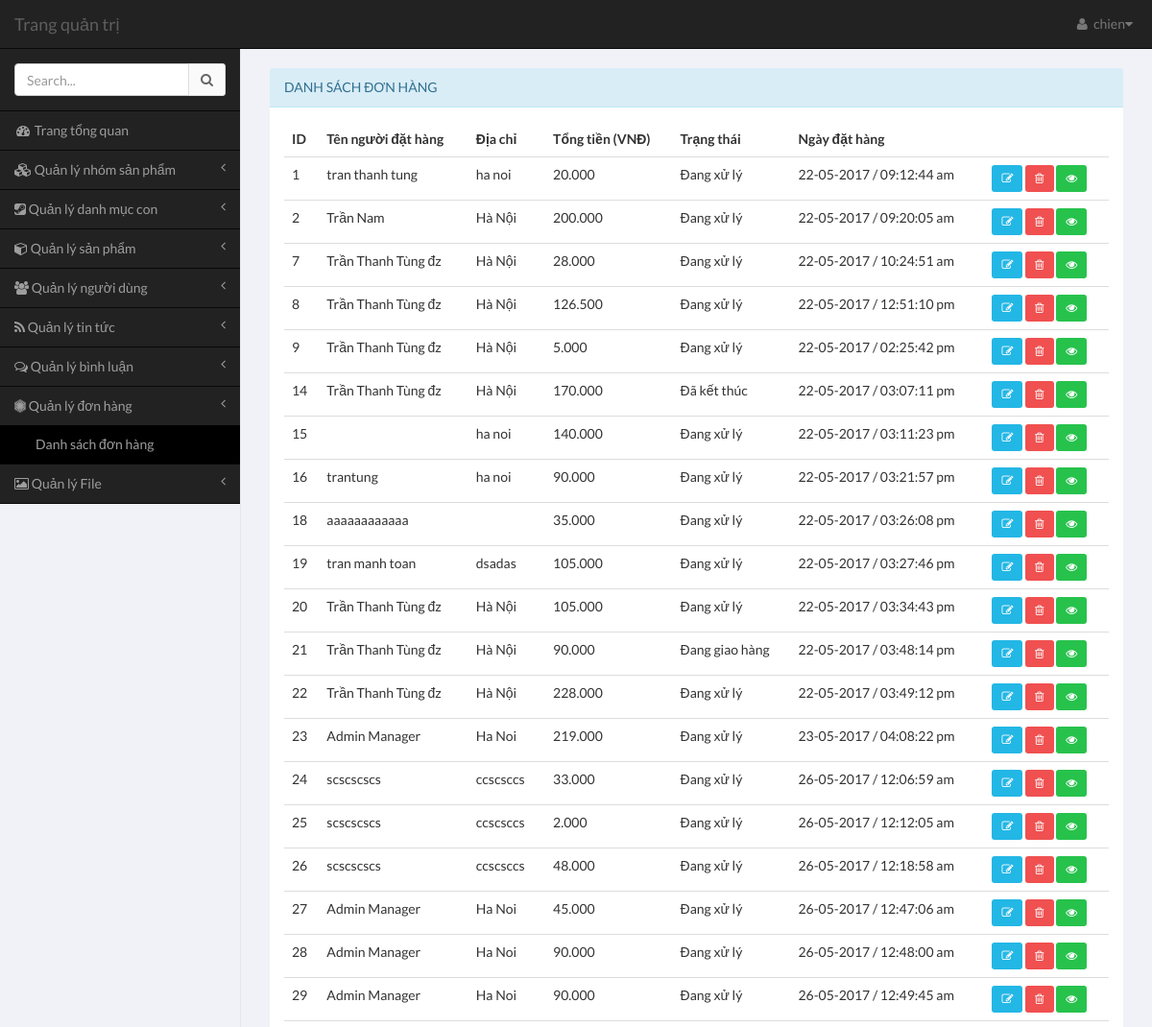
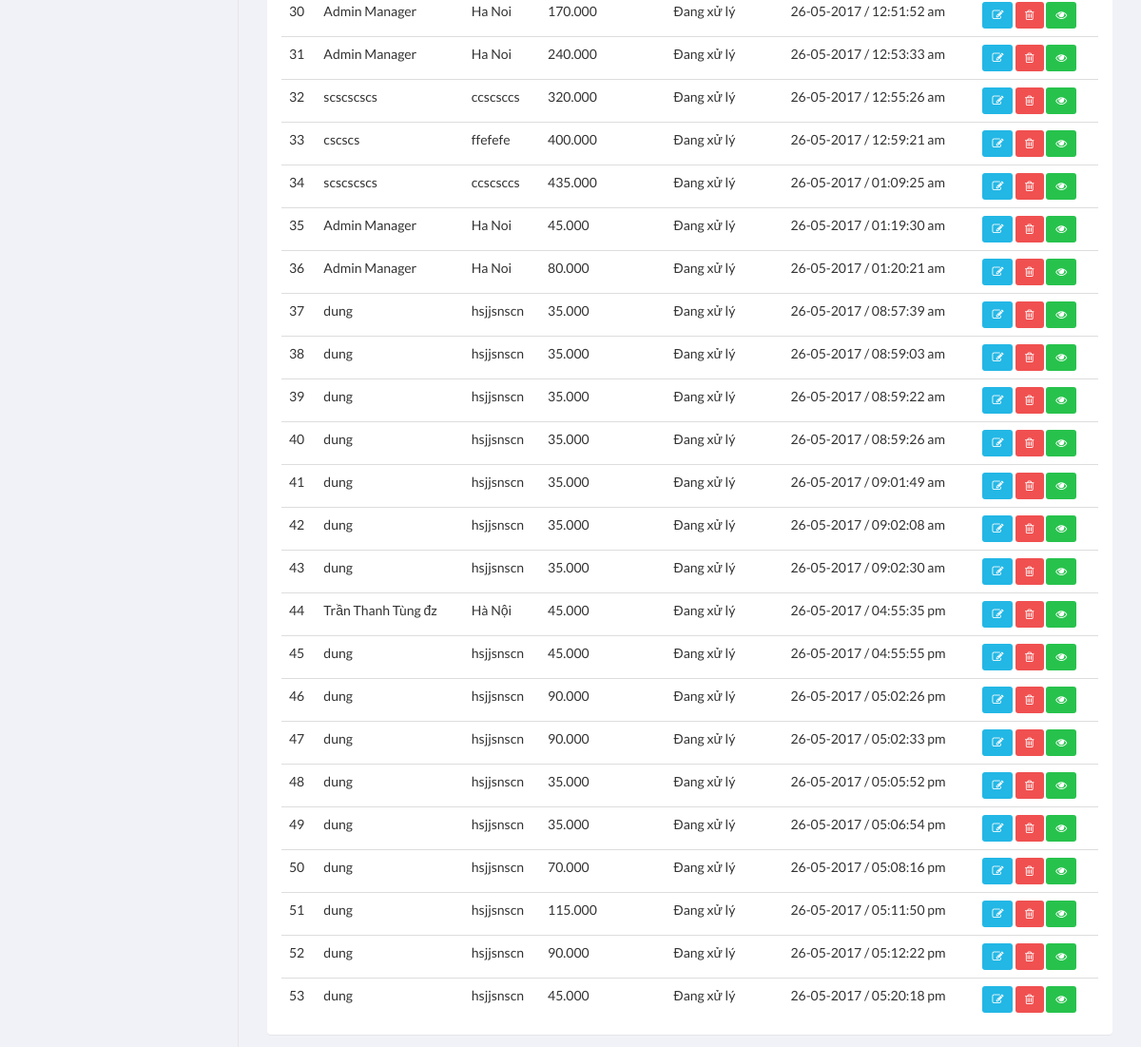
The page /c1603m/admin/pages/index.php?module=order&action=list (signed in) on the database its author committed (2 pictures, top to bottom).
### tables this page shows
CREATE TABLE `order` (
  `id` int(11) NOT NULL,
  `customer_id` int(11) NOT NULL,
  `total_amount` int(11) DEFAULT '0',
  `status` tinyint(1) DEFAULT NULL,
  `note` varchar(255) DEFAULT NULL,
  `created_date` int(11) DEFAULT NULL
);

CREATE TABLE `user` (
  `user_id` int(11) NOT NULL,
  `username` varchar(100) NOT NULL,
  `password` varchar(64) NOT NULL,
  `email` varchar(100) NOT NULL,
  `full_name` varchar(100) DEFAULT NULL,
  `phone` varchar(100) DEFAULT NULL,
  `address` varchar(255) DEFAULT NULL,
  `role` tinyint(4) NOT NULL DEFAULT '1'
);

### c1603m/admin/pages/modules/order/list.php (the view)
<?php
$sql = "SELECT o.id,u.full_name,u.address,o.total_amount,o.status,o.created_date FROM `order` AS `o` INNER JOIN user AS u ON o.customer_id = u.user_id" ;
$res = mysqli_query($mysqli,$sql);
	 if ($res && mysqli_num_rows($res)) {
		while ($row = mysqli_fetch_assoc($res)) {
			$data[] = $row;
		}
	}
	$orders = $data;
 ?>
 <div class="row" >
		<div class=" col-xs-12">
			<section class="panel panel-info" style="margin-top: 20px;">
			                              <header class="panel-heading">
			                                  Danh sách đơn hàng
			                            </header>
			                            <div class="panel-body table-responsive">
			                                <table class="table table-hover">
			                                  <thead>
			                                    <tr>
			                                      <th>ID</th>
			                                      <th>Tên người đặt hàng</th>
			                                      <th>Địa chỉ</th>
			                                      <th>Tổng tiền (VNĐ)</th>
			                                      <th>Trạng thái</th>
			                                      <th>Ngày đặt hàng</th>
			                                      <th></th>
			                                  </tr>
			                              </thead>
			                              <tbody>
			                                <?php if($orders) :
			                                    foreach ($orders as $o) :
			                                ?>
			                                <tr>
			                                    <td><?php echo $o['id']; ?></td>
			                                    <td><?php echo $o['full_name']; ?></td>
			                                    <td><?php echo $o['address']; ?></td>
			                                    <td><?php echo number_format($o['total_amount'],0,' ','.') ?></td>
			                                    <?php if($o['status'] == 0){
			                                                  $st = 'Đang xử lý' ;
			                                                }else if($o['status'] == 1){
			                                                  $st ='Đang giao hàng' ;
			                                                }else {
			                                                	$st ='Đã kết thúc' ;
			                                                } ?>
			                                        <td><?php echo $st ?></td>
			                                    <td><?php echo date('d-m-Y / h:i:s a',$o['created_date']); ?></td>
			                                  <td>
				                                    <a href="<?php to('order','edit',$o['id']) ?>" type="button" class="btn btn-sm btn-info" title="Sửa">
						                                <i class="fa fa-pencil-square-o"></i>
						                            </a>
						                            <a href="<?php to('order','delete',$o['id']) ?>" title="Xóa" type="button" class="btn btn-sm btn-danger" onclick="return confirm('Bạn có chắc chắn muốn xóa? ')">
						                                <i class="fa fa-trash-o" ></i>
						                            </a>
						                            <a href="<?php to('order','view',$o['id']) ?>" type="button" class="btn btn-sm btn-success" title="Xem chi tiết">
						                                <i class="fa fa-eye" ></i>
						                           	</a>
			                                  </td>
			                              </tr>
			                                <?php endforeach; endif; ?>
			                                </tbody>
			                            </table>
			                            </div>
			                            </section>
		</div>
</div>

### rows shown on the page
order: id "1", user.full_name "tran thanh tung", user.address "ha noi", total_amount "20.000", status "Đang xử lý", created_date "22-05-2017 / 09:12:44 am"
order: id "2", user.full_name "Trần Nam", user.address "Hà Nội", total_amount "200.000", status "Đang xử lý", created_date "22-05-2017 / 09:20:05 am"
order: id "7", user.full_name "Trần Thanh Tùng đz", user.address "Hà Nội", total_amount "28.000", status "Đang xử lý", created_date "22-05-2017 / 10:24:51 am"
order: id "8", user.full_name "Trần Thanh Tùng đz", user.address "Hà Nội", total_amount "126.500", status "Đang xử lý", created_date "22-05-2017 / 12:51:10 pm"
order: id "9", user.full_name "Trần Thanh Tùng đz", user.address "Hà Nội", total_amount "5.000", status "Đang xử lý", created_date "22-05-2017 / 02:25:42 pm"
order: id "14", user.full_name "Trần Thanh Tùng đz", user.address "Hà Nội", total_amount "170.000", status "Đã kết thúc", created_date "22-05-2017 / 03:07:11 pm"
order: id "15", user.address "ha noi", total_amount "140.000", status "Đang xử lý", created_date "22-05-2017 / 03:11:23 pm"
order: id "16", user.full_name "trantung", user.address "ha noi", total_amount "90.000", status "Đang xử lý", created_date "22-05-2017 / 03:21:57 pm"
order: id "18", user.full_name "aaaaaaaaaaaa", total_amount "35.000", status "Đang xử lý", created_date "22-05-2017 / 03:26:08 pm"
order: id "19", user.full_name "tran manh toan", user.address "dsadas", total_amount "105.000", status "Đang xử lý", created_date "22-05-2017 / 03:27:46 pm"
order: id "20", user.full_name "Trần Thanh Tùng đz", user.address "Hà Nội", total_amount "105.000", status "Đang xử lý", created_date "22-05-2017 / 03:34:43 pm"
order: id "21", user.full_name "Trần Thanh Tùng đz", user.address "Hà Nội", total_amount "90.000", status "Đang giao hàng", created_date "22-05-2017 / 03:48:14 pm"
order: id "22", user.full_name "Trần Thanh Tùng đz", user.address "Hà Nội", total_amount "228.000", status "Đang xử lý", created_date "22-05-2017 / 03:49:12 pm"
order: id "23", user.full_name "Admin Manager", user.address "Ha Noi", total_amount "219.000", status "Đang xử lý", created_date "23-05-2017 / 04:08:22 pm"
order: id "24", user.full_name "scscscscs", user.address "ccscsccs", total_amount "33.000", status "Đang xử lý", created_date "26-05-2017 / 12:06:59 am"
order: id "25", user.full_name "scscscscs", user.address "ccscsccs", total_amount "2.000", status "Đang xử lý", created_date "26-05-2017 / 12:12:05 am"
order: id "26", user.full_name "scscscscs", user.address "ccscsccs", total_amount "48.000", status "Đang xử lý", created_date "26-05-2017 / 12:18:58 am"
order: id "27", user.full_name "Admin Manager", user.address "Ha Noi", total_amount "45.000", status "Đang xử lý", created_date "26-05-2017 / 12:47:06 am"
order: id "28", user.full_name "Admin Manager", user.address "Ha Noi", total_amount "90.000", status "Đang xử lý", created_date "26-05-2017 / 12:48:00 am"
order: id "29", user.full_name "Admin Manager", user.address "Ha Noi", total_amount "90.000", status "Đang xử lý", created_date "26-05-2017 / 12:49:45 am"
order: id "30", user.full_name "Admin Manager", user.address "Ha Noi", total_amount "170.000", status "Đang xử lý", created_date "26-05-2017 / 12:51:52 am"
order: id "31", user.full_name "Admin Manager", user.address "Ha Noi", total_amount "240.000", status "Đang xử lý", created_date "26-05-2017 / 12:53:33 am"
order: id "32", user.full_name "scscscscs", user.address "ccscsccs", total_amount "320.000", status "Đang xử lý", created_date "26-05-2017 / 12:55:26 am"
order: id "33", user.full_name "cscscs", user.address "ffefefe", total_amount "400.000", status "Đang xử lý", created_date "26-05-2017 / 12:59:21 am"
order: id "34", user.full_name "scscscscs", user.address "ccscsccs", total_amount "435.000", status "Đang xử lý", created_date "26-05-2017 / 01:09:25 am"
order: id "35", user.full_name "Admin Manager", user.address "Ha Noi", total_amount "45.000", status "Đang xử lý", created_date "26-05-2017 / 01:19:30 am"
order: id "36", user.full_name "Admin Manager", user.address "Ha Noi", total_amount "80.000", status "Đang xử lý", created_date "26-05-2017 / 01:20:21 am"
order: id "37", user.full_name "dung", user.address "hsjjsnscn", total_amount "35.000", status "Đang xử lý", created_date "26-05-2017 / 08:57:39 am"
order: id "38", user.full_name "dung", user.address "hsjjsnscn", total_amount "35.000", status "Đang xử lý", created_date "26-05-2017 / 08:59:03 am"
order: id "39", user.full_name "dung", user.address "hsjjsnscn", total_amount "35.000", status "Đang xử lý", created_date "26-05-2017 / 08:59:22 am"
order: id "40", user.full_name "dung", user.address "hsjjsnscn", total_amount "35.000", status "Đang xử lý", created_date "26-05-2017 / 08:59:26 am"
order: id "41", user.full_name "dung", user.address "hsjjsnscn", total_amount "35.000", status "Đang xử lý", created_date "26-05-2017 / 09:01:49 am"
order: id "42", user.full_name "dung", user.address "hsjjsnscn", total_amount "35.000", status "Đang xử lý", created_date "26-05-2017 / 09:02:08 am"
order: id "43", user.full_name "dung", user.address "hsjjsnscn", total_amount "35.000", status "Đang xử lý", created_date "26-05-2017 / 09:02:30 am"
order: id "44", user.full_name "Trần Thanh Tùng đz", user.address "Hà Nội", total_amount "45.000", status "Đang xử lý", created_date "26-05-2017 / 04:55:35 pm"
order: id "45", user.full_name "dung", user.address "hsjjsnscn", total_amount "45.000", status "Đang xử lý", created_date "26-05-2017 / 04:55:55 pm"
order: id "46", user.full_name "dung", user.address "hsjjsnscn", total_amount "90.000", status "Đang xử lý", created_date "26-05-2017 / 05:02:26 pm"
order: id "47", user.full_name "dung", user.address "hsjjsnscn", total_amount "90.000", status "Đang xử lý", created_date "26-05-2017 / 05:02:33 pm"
order: id "48", user.full_name "dung", user.address "hsjjsnscn", total_amount "35.000", status "Đang xử lý", created_date "26-05-2017 / 05:05:52 pm"
order: id "49", user.full_name "dung", user.address "hsjjsnscn", total_amount "35.000", status "Đang xử lý", created_date "26-05-2017 / 05:06:54 pm"
order: id "50", user.full_name "dung", user.address "hsjjsnscn", total_amount "70.000", status "Đang xử lý", created_date "26-05-2017 / 05:08:16 pm"
order: id "51", user.full_name "dung", user.address "hsjjsnscn", total_amount "115.000", status "Đang xử lý", created_date "26-05-2017 / 05:11:50 pm"
order: id "52", user.full_name "dung", user.address "hsjjsnscn", total_amount "90.000", status "Đang xử lý", created_date "26-05-2017 / 05:12:22 pm"
order: id "53", user.full_name "dung", user.address "hsjjsnscn", total_amount "45.000", status "Đang xử lý", created_date "26-05-2017 / 05:20:18 pm"

### other values the page prints
$user['username'] "chien"
